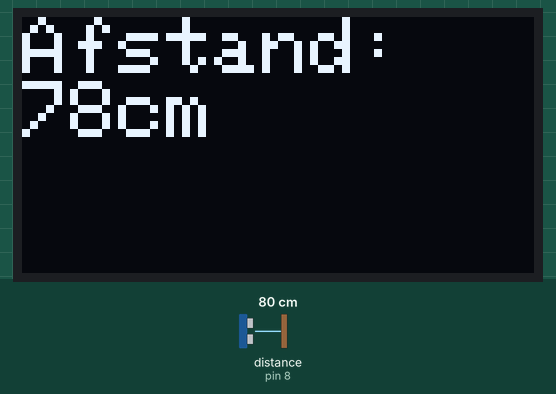
Recording of a sketch running on a simulated Arduino Uno, built with avr-gcc and run on an emulated ATmega328P. Parts: 128×64 one-colour display. Wiring (inferred from the names in the program): ultrasonic range finder: trigger pin 7; echo pin 8. The inputs (shaded band) are chosen by the test bench; at power-on: distance to the obstacle (sensor on pin 8) 80 cm. The echo pulse lasts 58.3 µs per cm; what the sketch prints to the serial monitor is not drawn.

Above: at 1.9 s.
2.0 s: distance to the obstacle (sensor on pin 8) set to 299 cm
At 4.2 s:
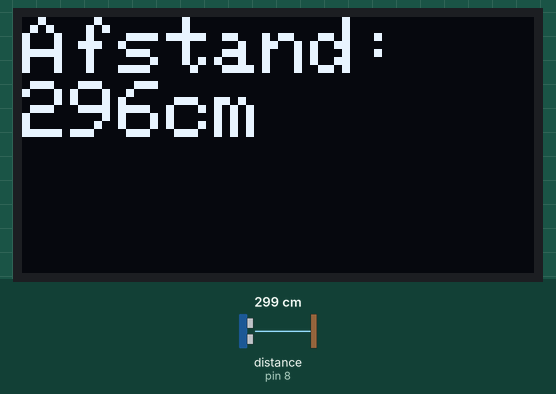
5.0 s: distance to the obstacle (sensor on pin 8) set to 2 cm
At 6.9 s:
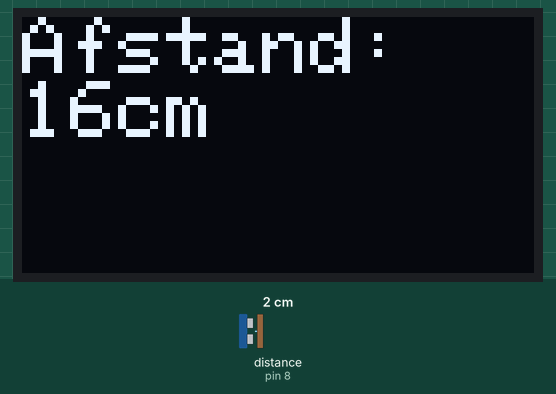
7.7 s: distance to the obstacle (sensor on pin 8) set to 13 cm
At 9.2 s:
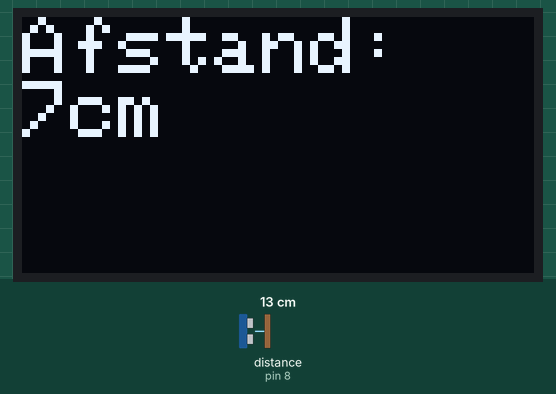
Timing chart, 0 to 10.7 s (numbered marks = the images above; inputs shaded):
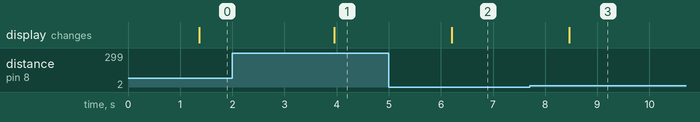

The sketch:

Distance_Sensor.ino
```cpp
#include <Adafruit_GFX.h>
#include <Adafruit_SSD1306.h>

#define OLED_RESET 4

Adafruit_SSD1306 display(OLED_RESET);

const int trigPin = 7;
const int echoPin = 8;

const int sampleSize = 20;

long duration;
int distance;

int samples[sampleSize];
int average;

void doMeasurement()
{
  //Clear
  digitalWrite(trigPin, LOW);
  delayMicroseconds(2);

  //Send out signal for 10 microseconds
  digitalWrite(trigPin, HIGH);
  delayMicroseconds(10);
  digitalWrite(trigPin, LOW);

  //Read signal
  duration = pulseIn(echoPin, HIGH);

  //Calculate distance
  distance = (duration * 0.034) / 2;
  delay(50);
}

void makeSamples()
{
  for (int i = 0; i < sampleSize; i++) {
    doMeasurement();
    samples[i] = distance;
    delay(10);
  }
}

void calcAverage()
{
  average = 0;
  int sumSamples = 0;
  for (int i = 0; i < sampleSize; i++)
  {
    sumSamples = sumSamples + samples[i];
  }
  Serial.println(sumSamples);
  average = sumSamples / sampleSize;
}

void displayDistance()
{
  //
  Serial.print("Distance: ");
  Serial.println(distance);
  display.clearDisplay();
  display.setTextSize(2);
  display.setTextColor(WHITE);
  display.setCursor(0, 0);
  display.println("Afstand: "); display.print(distance); display.println("cm");
  display.display();
  delay(50);
}

void displayAverageDistance()
{
  //
  Serial.print("Distance: ");
  Serial.println(average);
  display.clearDisplay();
  display.setTextSize(2);
  display.setTextColor(WHITE);
  display.setCursor(0, 0);
  display.println("Afstand: "); display.print(average); display.println("cm");
  display.display();
  delay(50 * sampleSize);
}

void setup() {
  pinMode(trigPin, OUTPUT);
  pinMode(echoPin, INPUT);

  Serial.begin(9600);
  Serial.println("Ultralydssensor med OLED-skærm");
  display.begin(SSD1306_SWITCHCAPVCC, 0x3C);

}

void loop() {
  //doMeasurement();
  //displayDistance();
  makeSamples();
  calcAverage();
  displayAverageDistance();
  for ( int n = 0; n < 10; n++) {
    Serial.print(samples[n]);
    Serial.print(", ");
  }
}
```

Measured:
- after the input at 2.0 s, the display: changes after 2.0 s (image 1)
- after the input at 5.0 s, the display: changes after 1.2 s (image 2)
